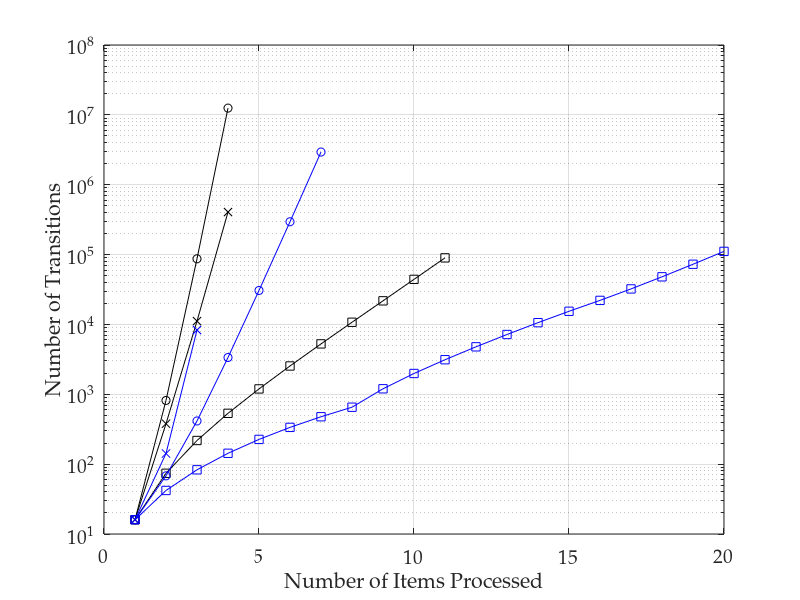

The MATLAB script that drew this image: (Note: this script raises an error after producing the figure.)
%% importing data
transitions = dlmread('prod_cons_trans_data.csv', ',', 1, 1);
% convert 0 values to NaNs, as these don't plot
transitions(transitions==0)=nan;
threads = [1:20];

%% plotting lines

semilogy(threads, transitions(:, 1), 'ko-')
hold on
semilogy(threads, transitions(:, 2), 'kx-')
semilogy(threads, transitions(:, 3), 'ks-')
semilogy(threads, transitions(:, 4), 'bo-')
semilogy(threads, transitions(:, 5), 'bx-')
semilogy(threads, transitions(:, 6), 'bs-')
hold off
grid on

%% adding axis labels
ax = gca;
set(ax, 'FontName', 'Palatino Linotype', 'FontSize', 14);
xlabel('Number of Items Processed');
ylabel('Number of Transitions')
axis([0 20 10 100000000])
ax.YTick = [10 100 1000 10000 100000 1000000 10000000 100000000];

%% output pdf file
h = figure(1);
h.Units = 'centimeters'; % set figure position to cm
h.Position([3:4]) = [17,12]; % resize figure
Plot2LaTeX( h, 'prod_cons_trans_fig' )